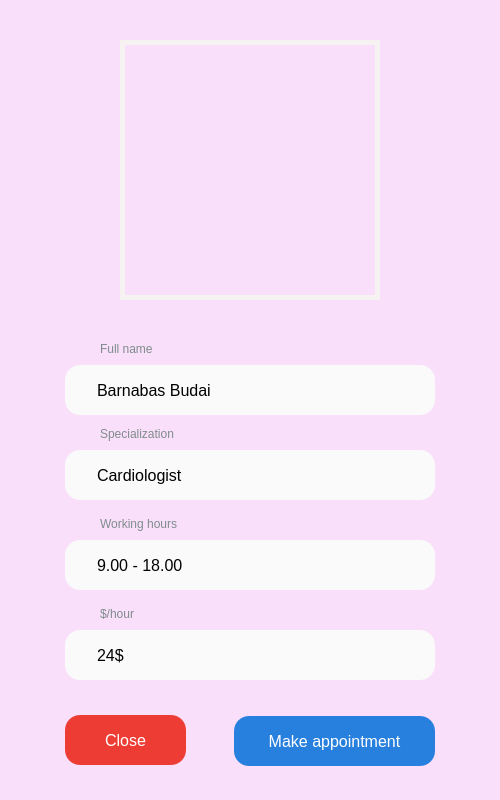
<?xml version="1.0" encoding="UTF-8"?>
<ui version="4.0">
 <class>MainWindow</class>
 <widget class="QMainWindow" name="MainWindow">
  <property name="enabled">
   <bool>true</bool>
  </property>
  <property name="geometry">
   <rect>
    <x>0</x>
    <y>0</y>
    <width>500</width>
    <height>800</height>
   </rect>
  </property>
  <property name="windowTitle">
   <string>MainWindow</string>
  </property>
  <property name="styleSheet">
   <string notr="true">background-color: #F9DFF9;</string>
  </property>
  <widget class="QWidget" name="centralwidget">
   <widget class="QLabel" name="label_1">
    <property name="geometry">
     <rect>
      <x>120</x>
      <y>40</y>
      <width>260</width>
      <height>260</height>
     </rect>
    </property>
    <property name="styleSheet">
     <string notr="true">border: 5px solid #f7f2f2</string>
    </property>
    <property name="text">
     <string/>
    </property>
    <property name="pixmap">
     <pixmap>profile.png</pixmap>
    </property>
   </widget>
   <widget class="QLineEdit" name="lineEdit_1">
    <property name="geometry">
     <rect>
      <x>65</x>
      <y>365</y>
      <width>370</width>
      <height>50</height>
     </rect>
    </property>
    <property name="styleSheet">
     <string notr="true">padding: 15px 30px;
font-size: 16px;
border-radius: 15px;
background: #FAFAFA;
border: none;</string>
    </property>
    <property name="text">
     <string>Barnabas Budai</string>
    </property>
    <property name="readOnly">
     <bool>true</bool>
    </property>
   </widget>
   <widget class="QLabel" name="label_2">
    <property name="geometry">
     <rect>
      <x>100</x>
      <y>340</y>
      <width>101</width>
      <height>17</height>
     </rect>
    </property>
    <property name="styleSheet">
     <string notr="true">color:#7f8c8d</string>
    </property>
    <property name="text">
     <string>Full name</string>
    </property>
   </widget>
   <widget class="QLabel" name="label_3">
    <property name="geometry">
     <rect>
      <x>100</x>
      <y>425</y>
      <width>101</width>
      <height>17</height>
     </rect>
    </property>
    <property name="styleSheet">
     <string notr="true">color:#7f8c8d</string>
    </property>
    <property name="text">
     <string>Specialization</string>
    </property>
   </widget>
   <widget class="QLineEdit" name="lineEdit_2">
    <property name="geometry">
     <rect>
      <x>65</x>
      <y>450</y>
      <width>370</width>
      <height>50</height>
     </rect>
    </property>
    <property name="styleSheet">
     <string notr="true">padding: 15px 30px;
font-size: 16px;
border-radius: 15px;
background: #FAFAFA;
border: none;</string>
    </property>
    <property name="text">
     <string>Cardiologist</string>
    </property>
    <property name="readOnly">
     <bool>true</bool>
    </property>
   </widget>
   <widget class="QLabel" name="label_4">
    <property name="geometry">
     <rect>
      <x>100</x>
      <y>515</y>
      <width>101</width>
      <height>17</height>
     </rect>
    </property>
    <property name="styleSheet">
     <string notr="true">color:#7f8c8d</string>
    </property>
    <property name="text">
     <string>Working hours</string>
    </property>
   </widget>
   <widget class="QLineEdit" name="lineEdit_3">
    <property name="geometry">
     <rect>
      <x>65</x>
      <y>540</y>
      <width>370</width>
      <height>50</height>
     </rect>
    </property>
    <property name="styleSheet">
     <string notr="true">padding: 15px 30px;
font-size: 16px;
border-radius: 15px;
background: #FAFAFA;
border: none;</string>
    </property>
    <property name="text">
     <string>9.00 - 18.00</string>
    </property>
    <property name="readOnly">
     <bool>true</bool>
    </property>
   </widget>
   <widget class="QLabel" name="label_5">
    <property name="geometry">
     <rect>
      <x>100</x>
      <y>605</y>
      <width>101</width>
      <height>17</height>
     </rect>
    </property>
    <property name="styleSheet">
     <string notr="true">color:#7f8c8d</string>
    </property>
    <property name="text">
     <string>$/hour</string>
    </property>
   </widget>
   <widget class="QLineEdit" name="lineEdit_4">
    <property name="geometry">
     <rect>
      <x>65</x>
      <y>630</y>
      <width>370</width>
      <height>50</height>
     </rect>
    </property>
    <property name="styleSheet">
     <string notr="true">padding: 15px 30px;
font-size: 16px;
border-radius: 15px;
background: #FAFAFA;
border: none;</string>
    </property>
    <property name="text">
     <string>24$</string>
    </property>
    <property name="readOnly">
     <bool>true</bool>
    </property>
   </widget>
   <widget class="QPushButton" name="pushButton_2">
    <property name="geometry">
     <rect>
      <x>234</x>
      <y>716</y>
      <width>201</width>
      <height>50</height>
     </rect>
    </property>
    <property name="styleSheet">
     <string notr="true">QPushButton {
  padding: 15px 30px;
  font-size: 16px;
  border-radius: 15px;
  background: #2780DD;
  border: none;
  text-align: center;
  color: #fff;
}

QPushButton:pressed {
  background: #2B5DAA;
}</string>
    </property>
    <property name="text">
     <string>Make appointment</string>
    </property>
   </widget>
   <widget class="QPushButton" name="pushButton_1">
    <property name="geometry">
     <rect>
      <x>65</x>
      <y>715</y>
      <width>121</width>
      <height>50</height>
     </rect>
    </property>
    <property name="styleSheet">
     <string notr="true">QPushButton {
  padding: 15px 30px;
  font-size: 16px;
  border-radius: 15px;
  background: #ED3C34;
  border: none;
  text-align: center;
  color: #fff;
}

QPushButton:pressed {
  background: #AA2823;
}</string>
    </property>
    <property name="text">
     <string>Close</string>
    </property>
   </widget>
  </widget>
 </widget>
 <resources/>
 <connections/>
</ui>
